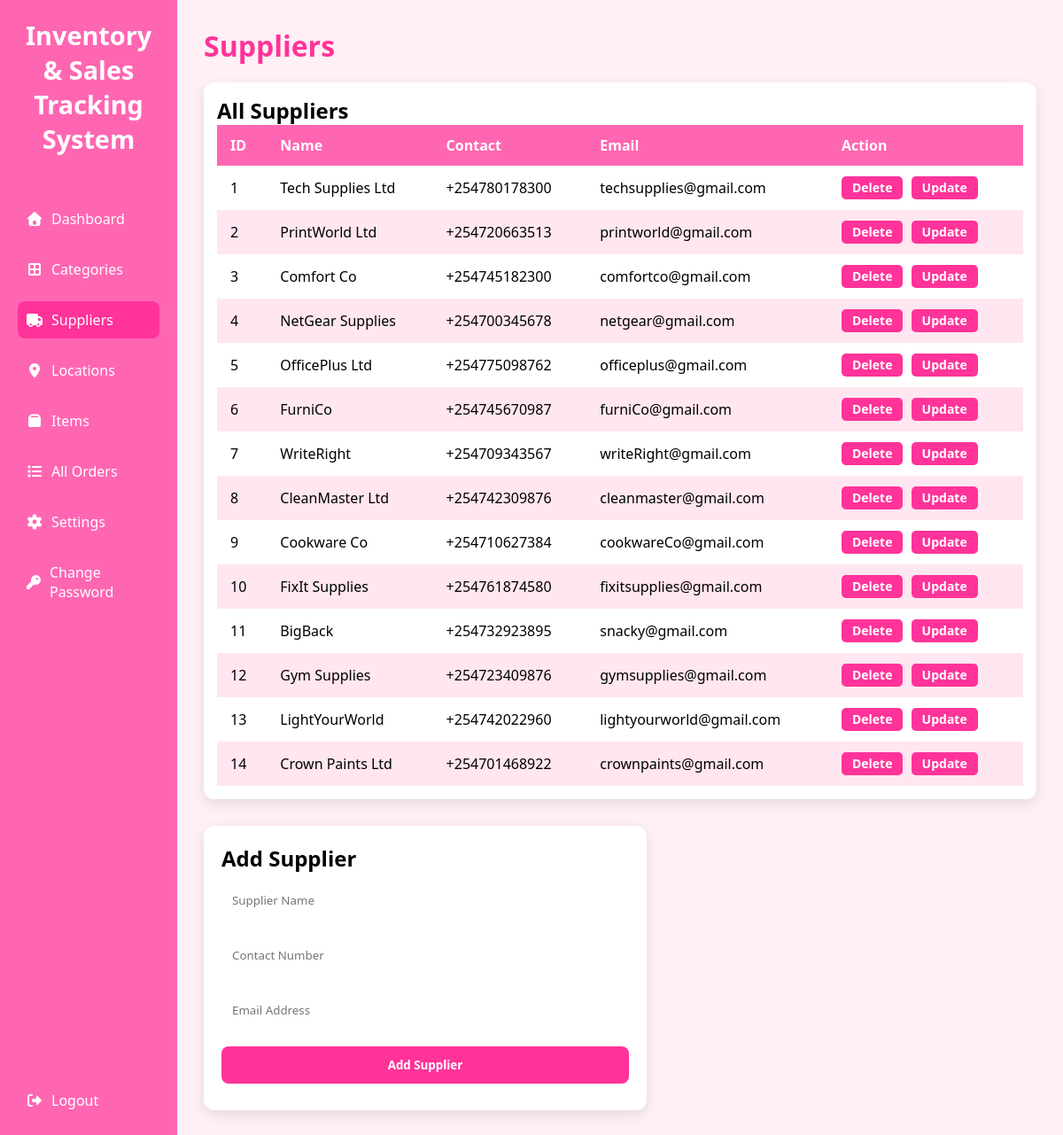
Page /suppliers/ (signed in) on the committed database.
### assets/models.py (models this page shows, shortened)
class Supplier(models.Model):
    name = models.CharField(max_length=255)
    contact = models.CharField(max_length=10, validators=[phone_validator])
    email = models.EmailField()

### assets/views.py (the view, shortened to what this page needs)
# urls.py: path('suppliers/', views.suppliers_page, name='suppliers'),
@login_required
def suppliers_page(request):
    if not request.user.is_staff:
        return redirect('user_dashboard')
    error = None
    suppliers = Supplier.objects.all()
    return render(request, 'assets/suppliers.html', {
        'suppliers': suppliers,
        'error': error
    })

### assets/templates/assets/suppliers.html (shortened to what this page needs)
<!DOCTYPE html>
<html lang="en">
<head>
{% load static %}
<link rel="stylesheet" href="{% static 'fontawesome/css/all.min.css' %}">
</head>
<body>
<aside class="sidebar">
    <h2 class="logo">Inventory & Sales Tracking System</h2>
    <ul class="menu">
        <li><a href="{% url 'dashboard' %}"><i class="fas fa-home"></i> Dashboard</a></li>
        <li><a href="{% url 'categories' %}"><i class="fas fa-th-large"></i> Categories</a></li>
        <li><a href="{% url 'suppliers' %}" class="active"><i class="fas fa-truck"></i> Suppliers</a></li>
        <li><a href="{% url 'locations' %}"><i class="fas fa-map-marker-alt"></i> Locations</a></li>
        <li><a href="{% url 'items' %}"><i class="fas fa-box"></i> Items</a></li>
        <li><a href="{% url 'orders' %}"><i class="fa fa-list"></i> All Orders</a></li>
        <li><a href="{% url 'settings' %}"><i class="fas fa-cog"></i> Settings</a></li>
        <li><a href="{% url 'change_password' %}"><i class="fas fa-key"></i> Change Password</a></li>
    </ul>
    <div class="logout">
        <a href="{% url 'logout' %}"><i class="fas fa-sign-out-alt"></i> Logout</a>
    </div>
</aside>
<main class="main-content">
<h1>Suppliers</h1>
<div class="table-container">
<h2>All Suppliers</h2>
<table>
<thead>
<tr>
    <th>ID</th>
    <th>Name</th>
    <th>Contact</th>
    <th>Email</th>
    <th>Action</th>
</tr>
</thead>
<tbody>
{% for supplier in suppliers %}
<tr>
<td>{{ supplier.id }}</td>
<td>{{ supplier.name }}</td>
<td>{{ supplier.contact }}</td>
<td>{{ supplier.email }}</td>
<td>
    <form method="POST"
          action="{% url 'supplier_delete' supplier.id %}"
          style="display:inline;">
        <button type="button"
        class="action-btn btn-delete"
        onclick="openModal(this.form)">
        Delete
        </button>
    </form>
    <a href="{% url 'edit_supplier' supplier.id %}">
        <button type="button" class="action-btn btn-update">
            Update
        </button>
    </a>
</td>
</tr>
{% endfor %}
</tbody>
</table>
</div>
<div class="form-box">
<h2>Add Supplier</h2>
<form method="POST">
    <input type="text" name="name" placeholder="Supplier Name" required>
    <input type="text" name="contact" placeholder="Contact Number" required>
    <input type="email" name="email" placeholder="Email Address" required>
    <button type="submit">Add Supplier</button>
</form>
</div>
</main>
</body>
</html>

### assets/templates/assets/suppliers.html (style rules this page uses)
* { margin:0; padding:0; box-sizing:border-box; font-family:'Segoe UI',sans-serif; }
body { display:flex; min-height:100vh; background:#fff0f5; }
.sidebar { width:200px; background:#ff66b2; padding:20px; color:white; display:flex; flex-direction:column; }
.logo { font-size:1.8rem; font-weight:bold; margin-bottom:30px; text-align:center; }
.menu { list-style:none; flex-grow:1; margin-top:20px; }
.menu li { margin-bottom:15px; }
.menu li a { text-decoration:none; color:white; font-weight:500; display:flex; align-items:center; padding:10px; border-radius:8px; transition:0.3s; }
.menu li a:hover, .menu li a.active { background:#ff3399; }
.menu li a i { margin-right:10px; width:18px; text-align:center; }
.logout { margin-top:auto; }
.logout a { display:flex; align-items:center; padding:10px; text-decoration:none; color:white; font-weight:500; border-radius:8px; }
.logout a i { margin-right:10px; width:18px; text-align:center; }
.main-content { flex:1; padding:30px; }
h1 { font-size:2rem; margin-bottom:20px; color:#ff3399; }
.table-container { overflow-x:auto; background:white; padding:15px; border-radius:12px; box-shadow:0 5px 15px rgba(0,0,0,0.1); margin-bottom:30px; }
table { width:100%; border-collapse:collapse; }
thead { background:#ff66b2; color:white; }
th,td { padding:12px 15px; text-align:left; }
tbody tr:nth-child(even) { background:#ffe6f0; }
.form-box { background:white; padding:20px; margin-top:20px; border-radius:12px; box-shadow:0 5px 15px rgba(0,0,0,0.1); max-width:500px; }
.form-box form input, .form-box form button { padding:12px; margin:10px 0; border-radius:8px; border:none; width:100%; }
form button { background:#ff3399; color:white; font-weight:bold; cursor:pointer; }
.action-btn { padding:6px 12px; border:none; border-radius:5px; cursor:pointer; font-weight:bold; color:white; transition:0.2s; font-size:14px; line-height:1; margin-right:5px; }
.btn-delete { background:#ff3399; }
.btn-update { background:#ff3399; }

### rows in the picture
Supplier: id "1", name "Tech Supplies Ltd", contact "+254780178300", email "techsupplies@gmail.com"
Supplier: id "2", name "PrintWorld Ltd", contact "+254720663513", email "printworld@gmail.com"
Supplier: id "3", name "Comfort Co", contact "+254745182300", email "comfortco@gmail.com"
Supplier: id "4", name "NetGear Supplies", contact "+254700345678", email "netgear@gmail.com"
Supplier: id "5", name "OfficePlus Ltd", contact "+254775098762", email "officeplus@gmail.com"
Supplier: id "6", name "FurniCo", contact "+254745670987", email "furniCo@gmail.com"
Supplier: id "7", name "WriteRight", contact "+254709343567", email "writeRight@gmail.com"
Supplier: id "8", name "CleanMaster Ltd", contact "+254742309876", email "cleanmaster@gmail.com"
Supplier: id "9", name "Cookware Co", contact "+254710627384", email "cookwareCo@gmail.com"
Supplier: id "10", name "FixIt Supplies", contact "+254761874580", email "fixitsupplies@gmail.com"
Supplier: id "11", name "BigBack", contact "+254732923895", email "snacky@gmail.com"
Supplier: id "12", name "Gym Supplies", contact "+254723409876", email "gymsupplies@gmail.com"
Supplier: id "13", name "LightYourWorld", contact "+254742022960", email "lightyourworld@gmail.com"
Supplier: id "14", name "Crown Paints Ltd", contact "+254701468922", email "crownpaints@gmail.com"
